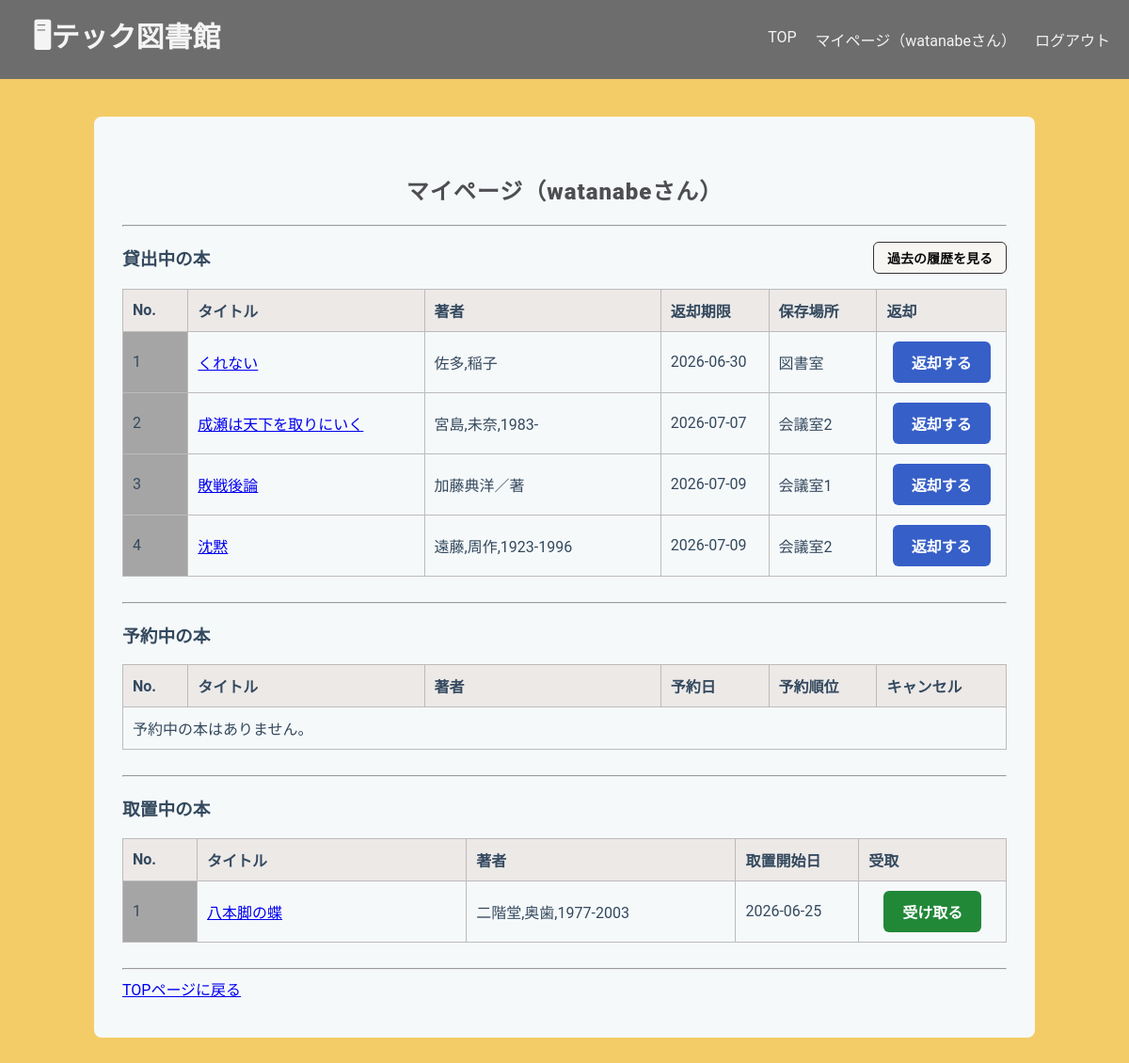
The page /library/mypage/ (signed in) on the database as committed earlier.
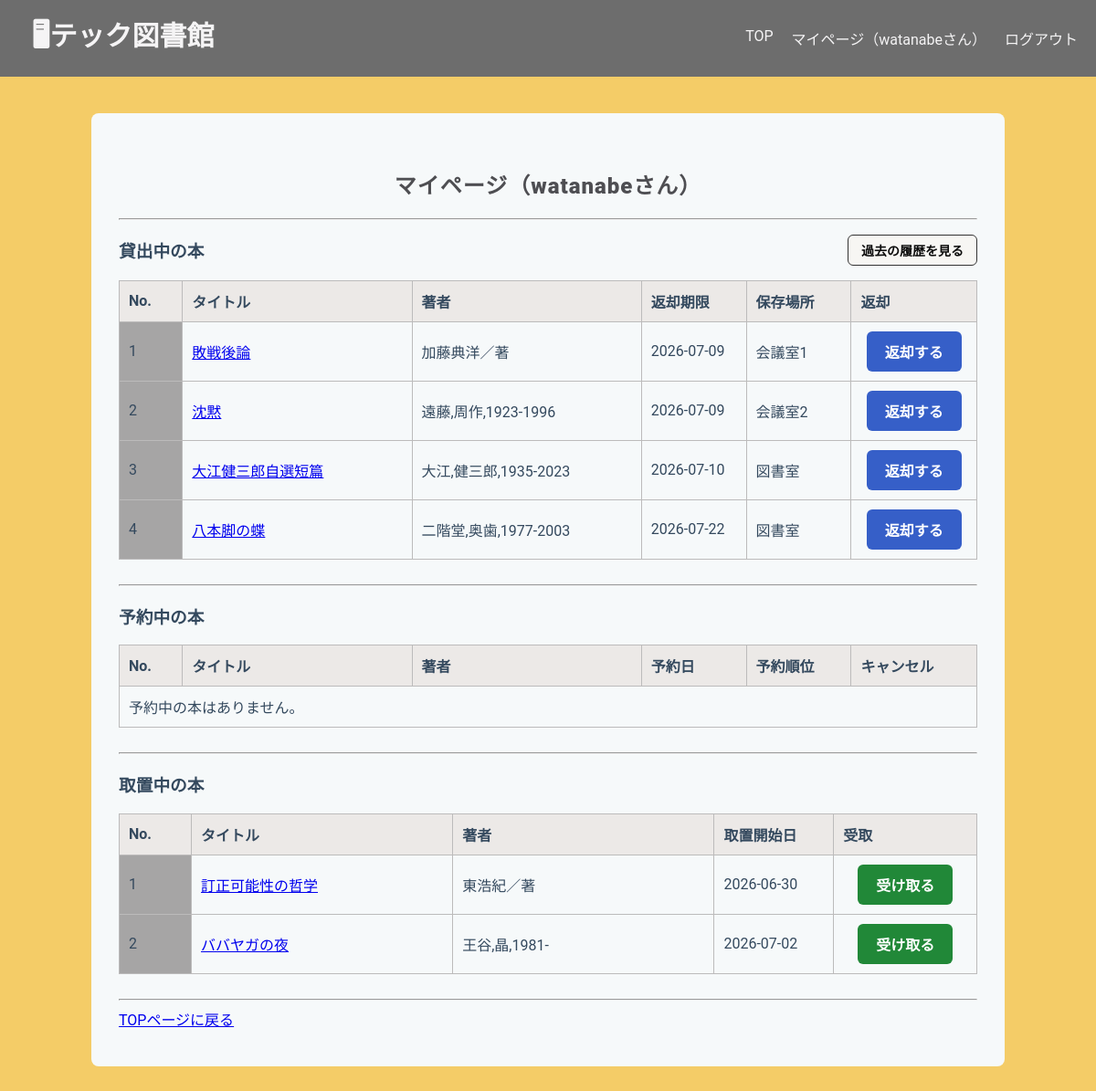
The same page on the database as committed later.
### libraryapp/models.py (models this page shows, shortened)
class Borrow(models.Model):
    user = models.ForeignKey(User, on_delete=models.CASCADE)
    stock = models.ForeignKey(
        Stock,
        on_delete=models.PROTECT,
        related_name="borrows"
    )
    borrowed_at = models.DateTimeField(default=timezone.now)
    due_date = models.DateField()
    returned_at = models.DateTimeField(null=True, blank=True)
    class Meta:
        ordering = ["due_date"]

class Stock(models.Model):
    book = models.ForeignKey(
        Book,
        on_delete=models.CASCADE,
        related_name="stocks"
    )
    location = models.ForeignKey(
        Location,
        on_delete=models.PROTECT,
        related_name="stocks"
    )
    is_available = models.BooleanField(default=True)

class Book(models.Model):
    isbn = models.CharField(
        max_length=20,
        help_text='ISBN-10 または ISBN-13（ハイフン可）',
        verbose_name='ISBN',
        unique=True,
    )
    title = models.CharField(max_length=200, blank=True)
    author = models.CharField(max_length=200, null=True, blank=True)
    publisher = models.CharField(max_length=200, null=True, blank=True)
    publication_date = models.DateField(null=True, blank=True)
    description = models.TextField(null=True, blank=True)
    cover_url = models.URLField(null=True, blank=True)
    edition_number = models.IntegerField(default=1)

class Location(models.Model):
    name = models.CharField(max_length=100)
    def __str__(self):
        return self.name

class HoldStock(models.Model):
    user = models.ForeignKey(User, on_delete=models.CASCADE)
    stock = models.ForeignKey(
        Stock,
        on_delete=models.CASCADE,
        related_name="hold"
    )
    created_at = models.DateTimeField(default=timezone.now)
    is_pickedup = models.BooleanField(default=False) # 受取済みか

### libraryapp/views.py (the view)
# urls.py: path('mypage/', views.MyPageView.as_view(), name='mypage'),
class MyPageView(LoginRequiredMixin, ListView):
    model = Borrow
    template_name = "libraryapp/mypage.html"
    context_object_name = "borrows"
    def get_queryset(self):
        return Borrow.objects.filter(
            user=self.request.user,
            returned_at__isnull=True
        ).select_related("stock__book")
    def get_context_data(self, **kwargs):
        context = super().get_context_data(**kwargs)
        reservations = Reservation.objects.filter(
            user=self.request.user
        ).select_related("book")
        for reservation in reservations:
            reservation.priority = Reservation.objects.filter(
                book=reservation.book,
                reserved_at__lte=reservation.reserved_at
            ).count()
        context['reservations'] = reservations
        context['hold_stocks'] = HoldStock.objects.filter(
            user=self.request.user,
            is_pickedup=False
        ).select_related("stock__book")
        return context

### templates/libraryapp/mypage.html (shortened to what this page needs)
{% extends "libraryapp/base.html" %}
{% block content %}
<h2 class="h2">マイページ（{{ user.username }}さん）</h2>
<hr>
<div class="my-borrowed-header">
<h3>貸出中の本</h3>
<a href="{% url 'borrow_history' %}"
    class="action-button2">
    過去の履歴を見る
</a>
</div>
<table border="1">
    <tr>
        <th class="number-header">No.</th>
        <th class="title">タイトル</th>
        <th class="author">著者</th>
        <th class="date">返却期限</th>
        <th class="location">保存場所</th>
        <th class="button">返却</th>
    </tr>
    {% for borrow in borrows %}
    <tr>
        <td class="number">
            {{ forloop.counter }}
        </td>
        <td>
            <a href="{% url 'book_detail' borrow.stock.book.id %}">
                {{ borrow.stock.book.title }}
            </a>
        </td>
        <td>{{ borrow.stock.book.author }}</td>
        <td>{{ borrow.due_date|date:"Y-m-d" }}</td>
        <td>{{ borrow.stock.location }}</td>
        <td class="position-center">
            <a href="{% url 'return_book' borrow.id %}"
                class="action-button3">
                返却する
            </a>
        </td>
    </tr>
    {% empty %}
    <tr>
        <td colspan="6">貸出中の本はありません。</td>
    </tr>
    {% endfor %}
</table>
<br>
<hr>
<h3>予約中の本</h3>
<table border="1">
    <tr>
        <th class="number-header">No.</th>
        <th class="title">タイトル</th>
        <th class="author">著者</th>
        <th class="date">予約日</th>
        <th class="date">予約順位</th>
        <th class="button">キャンセル</th>
    </tr>
    {% for reservation in reservations %}
    <tr>
        <td class="number">
            {{ forloop.counter }}
        </td>
        <td>
            <a href="{% url 'book_detail' reservation.book.id %}">
                {{ reservation.book.title }}
            </a>
        </td>
        <td>{{ reservation.book.author }}</td>
        <td>
            {{ reservation.reserved_at|date:"Y-m-d" }}
        </td>
        <td>
            {{ reservation.priority }}
        </td>
        <td class="position-center">
            <form method="post"
                action="{% url 'reservation_cancel' reservation.id %}">
                {% csrf_token %}
                <button type="submit"
                    class="cancel-button">
                    キャンセル
                </button>
            </form>
        </td>
    </tr>
    {% empty %}
    <tr>
        <td colspan="6">予約中の本はありません。</td>
    </tr>
    {% endfor %}
</table>
<br>
<hr>
<h3>取置中の本</h3>
<table border="1">
    <tr>
        <th class="number-header">No.</th>
        <th class="title">タイトル</th>
        <th class="author">著者</th>
        <th class="date">取置開始日</th>
        <th class="button">受取</th>
    </tr>
    {% for hold in hold_stocks %}
    <tr>
        <td class="number">
            {{ forloop.counter }}
        </td>
        <td>
            <a href="{% url 'book_detail' hold.stock.book.id %}">
                {{ hold.stock.book.title }}
            </a>
        </td>
        <td>{{ hold.stock.book.author }}</td>
        <td>{{ hold.created_at|date:"Y-m-d" }}</td>
        <td class="position-center">
            <a href="{% url 'pickup_confirm' hold.id %}"
                class="action-button">
                受け取る
            </a>
        </td>
    </tr>
    {% empty %}
    <tr>
        <td colspan="5">受け取り可能な本はありません。</td>
    </tr>
    {% endfor %}
</table>
<br>
<hr>
<a href="{% url 'home' %}">TOPページに戻る</a>
{% endblock content %}

Rows that differ between the two databases and show on the page:
no longer on this page (row edited): Borrow: stock.book "くれない", stock.book.author "佐多,稲子", due_date "2026-06-30", stock.location "図書室"
no longer on this page (row edited): Borrow: stock.book "成瀬は天下を取りにいく", stock.book.author "宮島,未奈,1983-", due_date "2026-07-07", stock.location "会議室2"
removed HoldStock: stock.book "八本脚の蝶", stock.book.author "二階堂,奥歯,1977-2003", created_at "2026-06-25"
added Borrow: stock.book "大江健三郎自選短篇", stock.book.author "大江,健三郎,1935-2023", due_date "2026-07-10", stock.location "図書室"
added Borrow: stock.book "八本脚の蝶", stock.book.author "二階堂,奥歯,1977-2003", due_date "2026-07-22", stock.location "図書室"
added HoldStock: stock.book "訂正可能性の哲学", stock.book.author "東浩紀／著", created_at "2026-06-30"
added HoldStock: stock.book "ババヤガの夜", stock.book.author "王谷,晶,1981-", created_at "2026-07-02"
